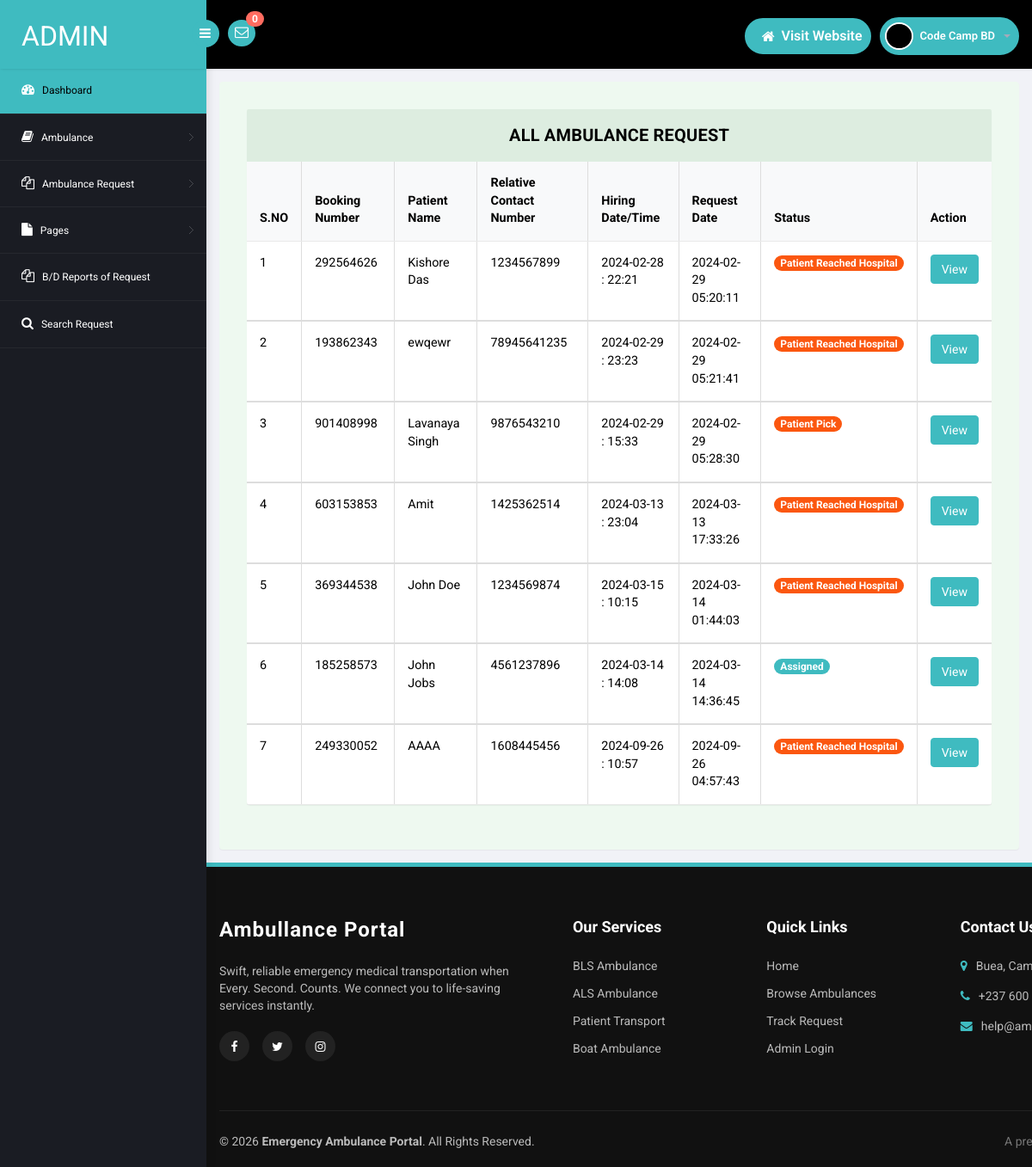
The app's page /admin/all-amublance-request.php (signed in) with its own data.
### tables this page shows
CREATE TABLE `tblambulancehiring` (
  `ID` int(11) NOT NULL,
  `BookingNumber` int(10) DEFAULT NULL,
  `PatientName` varchar(250) DEFAULT NULL,
  `RelativeName` varchar(250) DEFAULT NULL,
  `RelativeConNum` bigint(11) DEFAULT NULL,
  `HiringDate` varchar(250) DEFAULT NULL,
  `HiringTime` varchar(250) DEFAULT NULL,
  `AmbulanceType` int(5) DEFAULT NULL,
  `Address` mediumtext DEFAULT NULL,
  `City` mediumtext DEFAULT NULL,
  `State` mediumtext DEFAULT NULL,
  `Message` longtext DEFAULT NULL,
  `BookingDate` timestamp NULL DEFAULT current_timestamp(),
  `Remark` varchar(250) DEFAULT NULL,
  `Status` varchar(250) DEFAULT NULL,
  `AmbulanceRegNo` varchar(250) DEFAULT NULL,
  `PaymentStatus` varchar(100) DEFAULT NULL,
  `TransactionID` varchar(200) DEFAULT NULL,
  `UpdationDate` timestamp NULL DEFAULT NULL ON UPDATE current_timestamp()
);

### admin/all-amublance-request.php (the view, shortened to what this page needs)
<?php
include('includes/dbconnection.php');
if (strlen($_SESSION['eahpaid']==0)) {
  header('location:logout.php');
  } else{
?>
<!DOCTYPE html>
<head>
<link rel="stylesheet" href="css/bootstrap.min.css" >
<link href="css/style.css?v=<?=time()?>" rel='stylesheet' type='text/css' />
<link href="css/style-responsive.css?v=<?=time()?>" rel="stylesheet"/>
<link rel="stylesheet" href="css/font.css" type="text/css"/>
<link href="css/font-awesome.css" rel="stylesheet">
</head>
<body>
<section id="container">
<?php include_once('includes/header.php');?>
<?php include_once('includes/sidebar.php');?>
<section id="main-content">
	<section class="wrapper">
		<div class="table-agile-info">
 <div class="panel panel-default">
    <div class="panel-heading">
     All Ambulance Request
    </div>
    <div class="table-responsive">
      <table class="table table-bordered">
        <thead>
          <tr>
            <th data-breakpoints="xs">S.NO</th>
            <th>Booking Number</th>
            <th>Patient Name</th>
            <th>Relative Contact Number</th>
            <th>Hiring Date/Time</th>
            <th>Request Date</th>
            <th>Status</th>
            <th data-breakpoints="xs">Action</th>
          </tr>
        </thead>
        <?php
$ret=mysqli_query($con,"select * from  tblambulancehiring");
$cnt=1;
$count=mysqli_num_rows($ret);
if($count>0){
while ($row=mysqli_fetch_array($ret)) {
?>
        <tbody>
          <tr data-expanded="true">
            <td><?php echo $cnt;?></td>
              <td><?php  echo $row['BookingNumber'];?></td>
              <td><?php  echo $row['PatientName'];?></td>
                  <td><?php  echo $row['RelativeConNum'];?></td>
                  <td><?php  echo $row['HiringDate'];?> : <?php  echo $row['HiringTime'];?></td>
                  <td><?php  echo $row['BookingDate'];?></td>
                                   <td> <?php   $pstatus=$row['Status'];
                 if($pstatus==""){ ?>
<span class="badge badge-info">New</span>
 <?php } elseif($pstatus=="Assigned"){ ?>
<span } class="badge badge-primary">Assigned</span>
 <?php } elseif($pstatus=="On the way"){ ?>
<span class="badge badge-primary">On the Way</span>
 <?php } elseif($pstatus=="Pickup"){ ?>
<span class="badge badge-success">Patient Pick</span>
 <?php } elseif($pstatus=="Reached"){ ?>
<span class="badge badge-success">Patient Reached Hospital</span>
 <?php } elseif($pstatus=="Rejected"){ ?>
<span class="badge badge-success">Rejected</span>
<?php } ?>
</td>
                  <td><a href="booking-details.php?id=<?php echo $row['ID'];?>&&bookingnum=<?php echo $row['BookingNumber'];?>" class="btn btn-primary">View</a></td>
                </tr>
                <?php
$cnt=$cnt+1;
} } else {?>
<tr>
  <th colspan="8" style="color:red">No Record Found</th>
</tr>
<?php } ?>
 </tbody>
            </table>
    </div>
  </div>
</div>
</section>
		 <?php include_once('includes/footer.php');?>
</section>
</section>
</body>
</html>
<?php }  ?>

### admin/includes/header.php (shortened to what this page needs)
<?php
include('includes/dbconnection.php');
?>
<header class="header fixed-top clearfix">
<div class="brand">
    <a href="dashboard.php" class="logo">
        Admin
    </a>
    <div class="sidebar-toggle-box">
        <div class="fa fa-bars"></div>
    </div>
</div>
<div class="nav notify-row" id="top_menu">
    <ul class="nav top-menu">
<?php
$ret1=mysqli_query($con,"select * from tblambulancehiring
 where (tblambulancehiring.Status is null || tblambulancehiring.Status='')");
$num=mysqli_num_rows($ret1);
?>
        <li id="header_inbox_bar" class="dropdown">
            <a data-toggle="dropdown" class="dropdown-toggle" href="#">
                <i class="fa fa-envelope-o"></i>
                <span class="badge bg-important"><?php echo $num;?></span>
            </a>
        </li>
    </ul>
</div>
<div class="top-nav clearfix">
    <ul class="nav pull-right top-menu d-flex align-items-center">
        <li class="pill-nav-item">
            <a href="../index.php" class="pill-btn">
                <i class="fa fa-home"></i> <span>Visit Website</span>
            </a>
        </li>
        <li class="dropdown pill-nav-item">
            <a data-toggle="dropdown" class="dropdown-toggle pill-btn profile-btn" href="#">
                <?php
$adid=$_SESSION['eahpaid'];
$ret=mysqli_query($con,"select AdminName from tbladmin where ID='$adid'");
$row=mysqli_fetch_array($ret);
$name=$row['AdminName'];
?>
                <img alt="" src="images/2.png" class="profile-img">
                <span class="username"><?php echo $name; ?></span>
                <b class="caret"></b>
            </a>
        </li>
    </ul>
</div>
</header>

### admin/css/style.css (style rules this page uses)
ul, ol { margin: 0; }
html, body { font-family: 'Roboto', sans-serif; font-size: 100%; overflow-x: hidden; background: #f1f2f7; background-size:cover; }
body a { transition: 0.5s all ease; -webkit-transition: 0.5s all ease; -moz-transition: 0.5s all ease; -o-transition: 0.5s all ease; -ms-transition: 0.5s all ease; text-decoration:none; color: #3fbbc0; }
ul,label { margin:0; padding:0; }
#main-content { margin-left:240px; -webkit-transition:all .3s ease-in-out; -moz-transition:all .3s ease-in-out; -o-transition:all .3s ease-in-out; transition:all .3s ease-in-out; }
.header { left:0; right:0; z-index:1002; background:#000; -webkit-transition:all .3s ease-in-out; -moz-transition:all .3s ease-in-out; -o-transition:all .3s ease-in-out; transition:all .3s ease-in-out; }
.fixed-top { position:fixed; box-shadow:1px 0 3px rgba(0,0,0,.15); }
.wrapper { display:inline-block; margin-top:80px; padding:15px; width:100%; }
.brand { background:#3fbbc0; float:left; width:240px; height:80px; position:relative; }
a.logo { font-size:32px; color:#fff; float:left; margin:20px 0 0 25px; text-transform:uppercase; }
#top_menu .nav>li,ul.top-menu>li { float:left; }
.notify-row { float:left; margin-top:23px; margin-left:25px; }
ul.top-menu { margin-right:15px; margin-top: 0; }
ul.top-menu > li > a { color: #fff; font-size: 16px; background: #3fbbc0; padding: 4px 8px; margin-right: 15px; border-radius: 50%; -webkit-border-radius: 50%; padding-right: 8px !important; }
.notify-row .badge { position:absolute; right:-10px; top:-10px; z-index:100; }
.top-nav { margin-top:20px; }
.top-nav img { border-radius:50%; -webkit-border-radius:50%; width:33px; }
.top-nav .username { font-size:13px; color:#fff; }
.top-nav ul.top-menu>li>a { border-radius: 100px; -webkit-border-radius: 100px; padding: 0px; background: none; margin-right: 0; border: 1px solid #3fbbc0; background: #3fbbc0; }
.top-nav ul.top-menu>li { margin-left:10px; }
.top-nav .nav .caret { border-bottom-color:#A4AABA; border-top-color:#A4AABA; }
.sidebar-toggle-box { float:left; margin-top:23px; margin-left:-15px; background:#3fbbc0; border-radius:50%; -webkit-border-radius:50%; width:32px; height:32px; position:absolute; right:-15px; }
.sidebar-toggle-box .fa-bars { cursor:pointer; display:inline-block; font-size:15px; padding:8px 8px 8px 9px; color:#fff; }
.panel-heading { position: relative; min-height: 57px; line-height: 1.5; letter-spacing: 0.2px; color: #000; font-size: 18px; font-weight: 400; padding: 15px 16px; background:#ddede0; border-top-right-radius: 2px; border-top-left-radius: 2px; text-transform: uppercase; text-align: center; display: flex; align-items: center; justify-content: center; }
.panel { border: none ! important; }
.table>thead>tr>th { border-bottom: 1px solid #e1ab91 ! important; }
.table>tbody>tr>td, .table>tbody>tr>th, .table>tfoot>tr>td, .table>tfoot>tr>th, .table>thead>tr>td, .table>thead>tr>th { border-bottom: 1px solid #e9e9e9 ! important; }
.table > thead > tr > th, .table > tbody > tr > th, .table > tfoot > tr > th, .table > thead > tr > td, .table > tbody > tr > td, .table > tfoot > tr > td { border-top: none !important; }
.badge-primary { background-color: #3fbbc0; }
.badge-success { background-color: #fb5710; }
.table td, .table>tbody>tr>td, .table>tbody>tr>th, .table>tfoot>tr>td, .table>tfoot>tr>th, .table>thead>tr>td, .table>thead>tr>th { padding: 15px!important; }
.table > thead > tr > th, .table > tbody > tr > th, .table > tfoot > tr > th, .table > thead > tr > td, .table > tbody > tr > td, .table > tfoot > tr > td { font-size: 0.9em; color: #000; border-top: none !important; }
.table-agile-info { background: #eef9f0; padding: 2em; border-radius: 4px; -webkit-box-shadow: 0 1px 1px rgba(0,0,0,.05); box-shadow: 0 1px 1px rgba(0,0,0,.05); }
.panel-default>.panel-heading { color: #000000 ! important; background-color: #ddede0 ! important; border-color: #ddede0 ! important; font-size: 20px; }
.badge.bg-important { background: #ff6c60; }
.sidebar-toggle-box .fa-bars { cursor: pointer !important; }

### records on screen
tblambulancehiring: BookingNumber "292564626", PatientName "Kishore Das", RelativeConNum "1234567899", HiringDate "2024-02-28", HiringTime "22:21", BookingDate "2024-02-29 05:20:11", Status "Patient Reached Hospital"
tblambulancehiring: BookingNumber "193862343", PatientName "ewqewr", RelativeConNum "78945641235", HiringDate "2024-02-29", HiringTime "23:23", BookingDate "2024-02-29 05:21:41", Status "Patient Reached Hospital"
tblambulancehiring: BookingNumber "901408998", PatientName "Lavanaya Singh", RelativeConNum "9876543210", HiringDate "2024-02-29", HiringTime "15:33", BookingDate "2024-02-29 05:28:30", Status "Patient Pick"
tblambulancehiring: BookingNumber "603153853", PatientName "Amit", RelativeConNum "1425362514", HiringDate "2024-03-13", HiringTime "23:04", BookingDate "2024-03-13 17:33:26", Status "Patient Reached Hospital"
tblambulancehiring: BookingNumber "369344538", PatientName "John Doe", RelativeConNum "1234569874", HiringDate "2024-03-15", HiringTime "10:15", BookingDate "2024-03-14 01:44:03", Status "Patient Reached Hospital"
tblambulancehiring: BookingNumber "185258573", PatientName "John Jobs", RelativeConNum "4561237896", HiringDate "2024-03-14", HiringTime "14:08", BookingDate "2024-03-14 14:36:45", Status "Assigned"
tblambulancehiring: BookingNumber "249330052", PatientName "AAAA", RelativeConNum "1608445456", HiringDate "2024-09-26", HiringTime "10:57", BookingDate "2024-09-26 04:57:43", Status "Patient Reached Hospital"

### other values on screen
$num "0"
$name "Code Camp BD"
